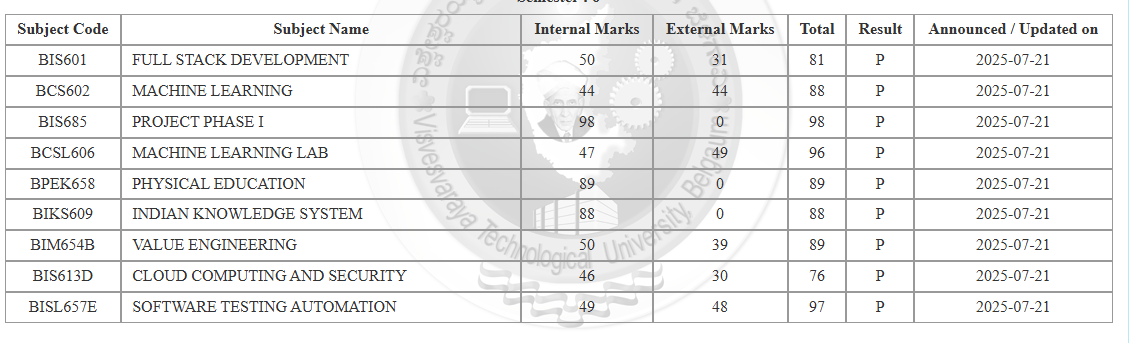
#> input picture AI-part/test.png, 1129 x 343 px
$ python ai.py
#> lines starting #> are read from the running program, lines starting #| are printed output that depends on the picture
import cv2
from pytesseract import image_to_string

def tabulateFromImage(image = "test.png"):
#> called with image = 'test.png'
    im = cv2.imread(image)
#> im is the input picture: shape (343, 1129, 3); mean B, G, R 235.9, 235.8, 235.8
    if im is None:
        return "Error: Image not found or could not be read."
    gray = cv2.cvtColor(im, cv2.COLOR_BGR2GRAY)
    _, binary_image = cv2.threshold(gray, 128, 255, cv2.THRESH_BINARY_INV + cv2.THRESH_OTSU)
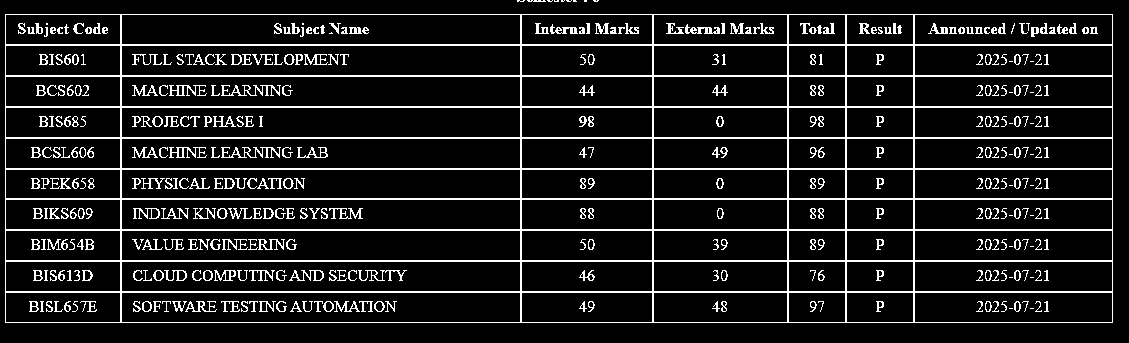
#> binary_image: shape (343, 1129); 11.1% white in thin lines or dots
    cv2.imwrite('temp_image.png', binary_image)
#> (the run stopped early here; a loop or call above may not have finished)
